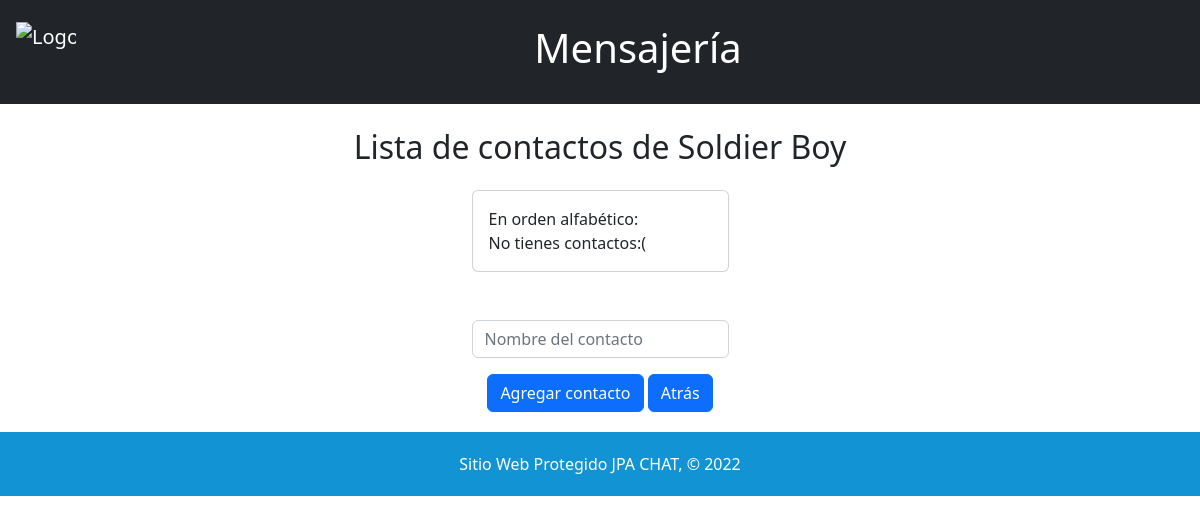
The app's page /php/ver_contactos.php (signed in), older data.
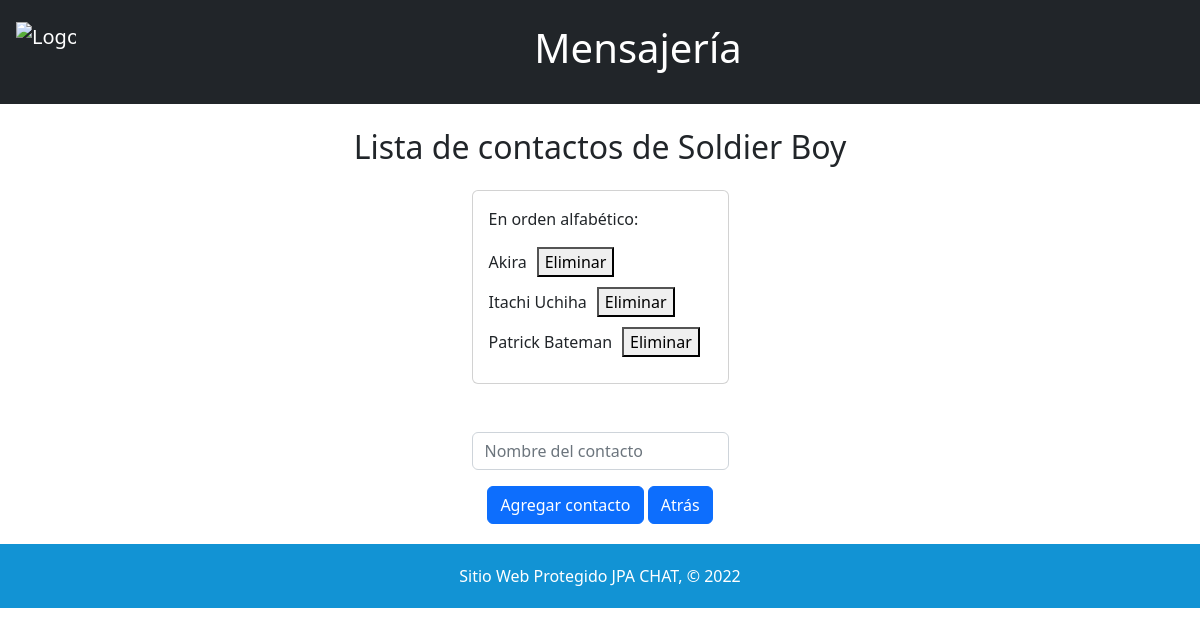
The same page, newer data.
### tables this page shows
CREATE TABLE `contactos` (
  `id_user` int(11) NOT NULL,
  `id_contacto` int(11) NOT NULL
);

CREATE TABLE `usuarios` (
  `id` int(11) NOT NULL,
  `username` varchar(25) NOT NULL,
  `password` varchar(10) NOT NULL,
  `telefono` int(11) NOT NULL,
  `correo` varchar(64) NOT NULL,
  `img` text NOT NULL
);

### php/ver_contactos.php (the view, shortened to what this page needs)
<!DOCTYPE html>
<html lang="es">
<head>
  <link rel="stylesheet" href="../assets/css/ver_contactos.css">
  <link href="https://cdn.jsdelivr.net/npm/bootstrap@5.2.0-beta1/dist/css/bootstrap.min.css" rel="stylesheet">
</head>
<body>
  <nav class="navbar navbar-expand navbar-dark bg-dark p-3">
    <a href="index.php" class="navbar-brand">
      <img class="d-inline-block align-top" id="logo-header" src="https://w7.pngwing.com/pngs/673/236/png-transparent-telegram-app-logo-icon-application-symbol-message-messaging-app-technology-social-media.png"
      width="60" height="60" alt="Logo de la aplicación">
    </a>
    <div class="collapse navbar-collapse" id="navbarNav">
      <ul class="navbar-nav mx-auto">
        <li class="nav-item active">
          <a href="index.php" class="nav-link active text-white" id="nombre-pag-header">
            <h1> Mensajería </h1>
          </a>
        </li>
      </ul>
    </div>
  </nav>
  <div id="container-main" class="d-flex justify-content-center align-items-center flex-column">
    <h2 class="text-center my-4"> Lista de contactos de
    <?php
    echo ($_SESSION["usuario"]);
    ?>
    </h2>
    <div class="row">
      <div class="col-sm">
        <div class="card mb">
          <div class="card-body">
            <p class="card-text">En orden alfabético:</p>
            <?php
            include_once "conexion_bd.php";
            $sql = "SELECT id FROM usuarios WHERE username = :username";
            $query = $base->prepare($sql);
            $query->bindValue(":username", $_SESSION["usuario"]);
            $query->execute();
            $id_user = $query->fetch()[0];
            $sql = "SELECT id_contacto FROM contactos WHERE id_user = :id_user";
            $sql .= " ORDER BY (SELECT username FROM usuarios WHERE id = contactos.id_contacto) ASC";
            $query = $base->prepare($sql);
            $query->bindValue(":id_user", $id_user);
            $query->execute();
            $resultados = $query->fetchAll();
            if (!empty($resultados)) {
              foreach ($resultados as $resultado) {
                $id_contacto = $resultado['id_contacto'];
                $sql = "SELECT username FROM usuarios WHERE id = :id_contacto";
                $query = $base->prepare($sql);
                $query->bindValue(":id_contacto", $id_contacto);
                $query->execute();
                $nombre_contacto = $query->fetch()[0];
                echo '<div class="contacto">';
                echo $nombre_contacto;
                echo '<form action="eliminar_contacto.php" method="GET">';
                echo '<button type="submit">Eliminar</button>';
                echo '</form>';
                echo '</div>';
              }
            } else {
              echo "No tienes contactos:(";
            }
            ?>
          </div>
        </div>
        <div class="text-center">
            <form action="agregar_contacto.php" method="POST">
                <input type="text" name="contacto" class="form-control mt-5" placeholder="Nombre del contacto" required autofocus>
                <button type="submit" class="btn btn-primary mt-3">Agregar contacto</button>
                <a href="index.php" class="text-decoration-none link-light">
                <button type="button" class="btn btn-primary mt-3">Atrás</button>
            </a>
            </form>
        </div>
      </div>
    </div>
  </div>
  <footer>
        Sitio Web Protegido JPA CHAT, © 2022
  </footer>
</body>
</html>

### assets/css/ver_contactos.css (style rules this page uses)
footer { padding: 20px; margin-top: 20px; color: white; background-color: #1293d4; text-align: center; }
.contacto { display: flex; align-items: center; margin-bottom: 10px; }
.contacto button { margin-left: 10px; }

Row changes from the older to the newer data that the page shows:
added contactos: usuarios.username "Akira"
added contactos: usuarios.username "Itachi Uchiha"
added contactos: usuarios.username "Patrick Bateman"
Text that changed along with them:
text no longer shown: "No tienes contactos:("
